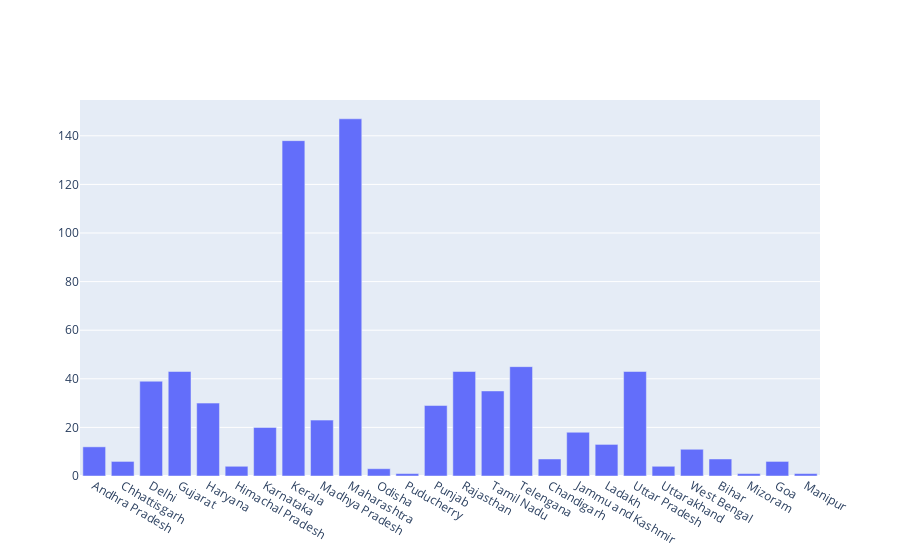

Notebook code for this chart:
### Code cell
fig = go.Figure()
fig.add_traces(go.Bar(x = df['Name of State / UT'], y = df['Total Cases']))

### Figure 1 — Plotly figure (JSON) as saved in the notebook; plotly's stock layout.template omitted (floating-point values rounded to 4 significant figures)
{"data": [{"type": "bar", "x": ["Andhra Pradesh", "Chhattisgarh", "Delhi", "Gujarat", "Haryana", "Himachal Pradesh", "Karnataka", "Kerala", "Madhya Pradesh", "Maharashtra", "Odisha", "Puducherry", "Punjab", "Rajasthan", "Tamil Nadu", "Telengana", "Chandigarh", "Jammu and Kashmir", "Ladakh", "Uttar Pradesh", "Uttarakhand", "West Bengal", "Bihar", "Mizoram", "Goa", "Manipur"], "y": [12, 6, 39, 43, 30, 4, 20, 138, 23, 147, 3, 1, 29, 43, 35, 45, 7, 18, 13, 43, 4, 11, 7, 1, 6, 1]}], "layout": {}}
